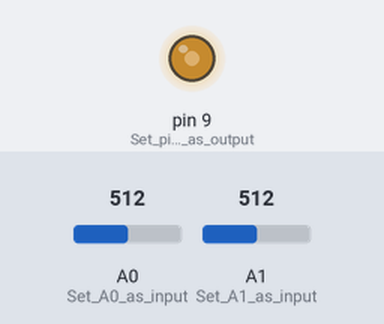
Recording of a sketch running on a simulated Arduino Uno, built with avr-gcc and run on an emulated ATmega328P. On the bench: output pins drawn as LEDs (lit = HIGH). The inputs (shaded band) are chosen by the test bench; at power-on: A0 (Set_A0_as_input) = 512, A1 (Set_A1_as_input) = 512.

Above: at 1.2 s.
1.3 s: A0 (Set_A0_as_input) set to 716
At 1.9 s:
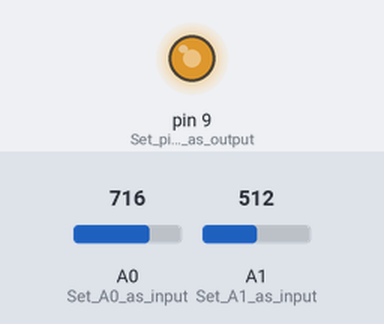
2.8 s: A0 (Set_A0_as_input) set to 900
At 3.1 s:
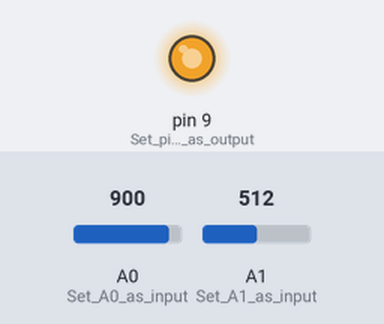
4.3 s: A0 (Set_A0_as_input) set to 122
At 5.4 s:
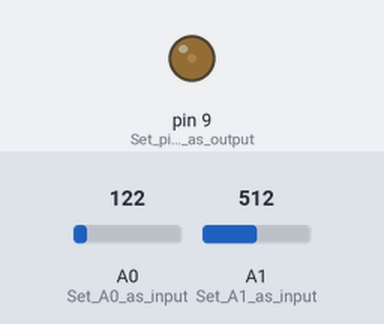
5.8 s: A0 (Set_A0_as_input) set to 0
At 6.5 s:
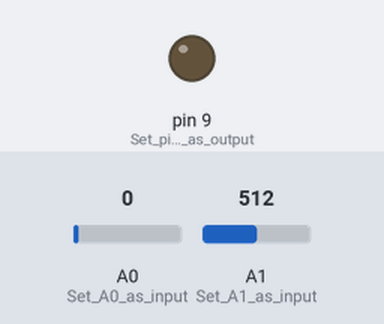
Timing chart, 0 to 8.3 s (numbered marks = the images above; inputs shaded):
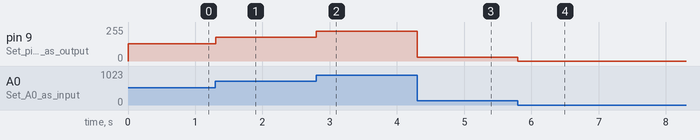

The sketch:

simple_pass_thru.ino
```cpp
// This code samples analog input pin A0 and synchronously outputs the result to PWM pin 9
// The sampling frequency is variable in the range 0-1024Hz and set by using a knob connected to A1 pin
// The timing strategy used for sampling is similar to zero-error pic timing as used by romanblack
// PWM is in fast mode and fixed high frequency and 10 bit range

// Define constants for timer and PWM settings
#define TIMER_PRESCALER 64 // Timer prescaler value
#define PWM_FREQUENCY 62500 // PWM frequency in Hz
#define PWM_RESOLUTION 1024 // PWM resolution in bits

// Define variables for sampling frequency and period
volatile uint32_t samplingFrequency; // Sampling frequency in Hz
volatile uint32_t samplingPeriod; // Sampling period in timer ticks

// Define variables for zero-error timing algorithm
volatile int32_t bres; // Bresenham variable for zero-error timing
volatile int32_t bres_; // Bresenham constant for zero-error timing

// Define variables for analog input and output values
volatile uint16_t analogInput; // Analog input value from A0
volatile uint16_t analogOutput; // Analog output value for PWM pin 9

// Setup function
void setup() {
  // Set pin modes
  pinMode(A0, INPUT); // Set A0 as input
  pinMode(A1, INPUT); // Set A1 as input
  pinMode(9, OUTPUT); // Set pin 9 as output

  // Set timer1 for fast PWM mode with ICR1 as top value
  TCCR1A = (1 << WGM11) | (1 << COM1A1); // Clear OC1A on compare match, set at bottom
  TCCR1B = (1 << WGM13) | (1 << WGM12) | (1 << CS10); // Fast PWM mode, no prescaler
  ICR1 = PWM_RESOLUTION - 1; // Set top value for 10 bit resolution

  // Set timer2 for normal mode with overflow interrupt enabled
  TCCR2A = 0; // Normal mode
  TCCR2B = (1 << CS22); // Prescaler 64
  TIMSK2 = (1 << TOIE2); // Enable overflow interrupt

  // Initialize sampling frequency and period variables
  int a1_val = analogRead(A1);
  samplingFrequency = map(a1_val, 0, 1023, 1, 1024); // Read A1 and map it to sampling frequency range (min 1Hz)
  samplingPeriod = F_CPU / (TIMER_PRESCALER * samplingFrequency); // Calculate sampling period in timer ticks

  // Initialize bresenham variables for zero-error timing algorithm
  bres = 0; // Trigger first sample immediately
  bres_ = samplingPeriod; // Set bresenham constant to sampling period

}

// Loop function
void loop() {
  // Nothing to do here, everything is done by interrupts
}

// Timer2 overflow interrupt service routine
ISR(TIMER2_OVF_vect) {
  // Subtract timer overflow value from bresenham variable
  bres -= 256;

  // Check if bresenham variable is less than zero
  if (bres <= 0) {
    // Sample analog input from A0 and map it to PWM resolution range
    analogInput = analogRead(A0);
    analogOutput = map(analogInput, 0, 1023, 0, PWM_RESOLUTION - 1);

    // Write analog output value to PWM pin 9 using OCR1A register
    OCR1A = analogOutput;

    // Add bresenham constant to bresenham variable for next cycle
    bres += bres_;

    // Update sampling frequency and period variables based on A1 input
    int a1_val_isr = analogRead(A1);
    samplingFrequency = map(a1_val_isr, 0, 1023, 1, 1024); // Read A1 and map it to sampling frequency range (min 1Hz)
    samplingPeriod = F_CPU / (TIMER_PRESCALER * samplingFrequency); // Calculate sampling period in timer ticks

    // Update bresenham constant based on new sampling period
    bres_ = samplingPeriod;

    }
}

//Source: Conversation with Bing, 4/21/2023
//(1) Read an Analog Input with Arduino | Starting Electronics. https://startingelectronics.org/beginners/arduino-tutorial-for-beginners/read-an-analog-input-with-arduino/.
//(2) Analog Input Pins | Arduino Documentation. https://www.arduino.cc/en/Tutorial/AnalogInputPins.
//(3) Read Analog Voltage | Arduino Documentation. https://www.arduino.cc/en/Tutorial/ReadAnalogVoltage.
//(4) Secrets of Arduino PWM | Arduino Documentation. https://www.arduino.cc/en/Tutorial/SecretsOfArduinoPWM.
//(5) How to use Arduino PWM Pins - The Engineering Projects. https://www.theengineeringprojects.com/2017/03/use-arduino-pwm-pins.html.
//(6) Basics of PWM (Pulse Width Modulation) | Arduino Documentation. https://www.arduino.cc/en/Tutorial/PWM.
//(7) Zero-error 1 second timing algorithm - Roman Black. http://www.romanblack.com/one_sec.htm.
//(8) High accuracy PIC timing systems - Roman Black. https://www.romanblack.com/onesec/High_Acc_Timing.htm.
//(9) ZEZJ zero error zero jitter period generation | All About Circuits. https://forum.allaboutcircuits.com/threads/zezj-zero-error-zero-jitter-period-generation.30477/.
//(10) ZEZJ zero error zero jitter period algorithm | Electronics Forum .... https://www.electro-tech-online.com/threads/zezj-zero-error-zero-jitter-period-algorithm.100299/.
//(11) video - ffmpeg transcoding H264 interlaced and keep interlacing via .... https://video.stackexchange.com/questions/19788/ffmpeg-transcoding-h264-interlaced-and-keep-interlacing-via-h264-nvenc-codec.
```

Measured:
- after the input at 1.3 s, pin 9 (Set_pin_9_as_output): 128/255 → 178/255 at once
- after the input at 2.8 s, pin 9 (Set_pin_9_as_output): 178/255 → 224/255 at once
- after the input at 4.3 s, pin 9 (Set_pin_9_as_output): 224/255 → 30/255 at once
- after the input at 5.8 s, pin 9 (Set_pin_9_as_output): 30/255 → 0/255 at once
